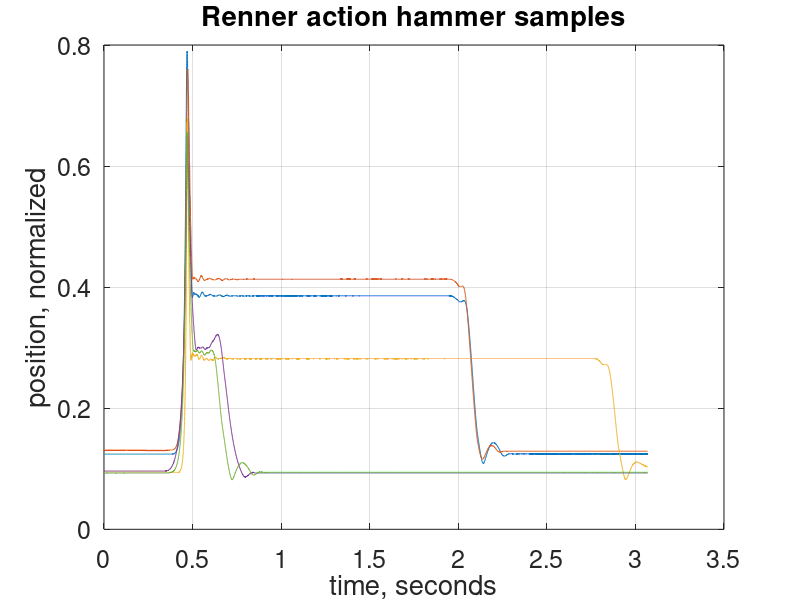
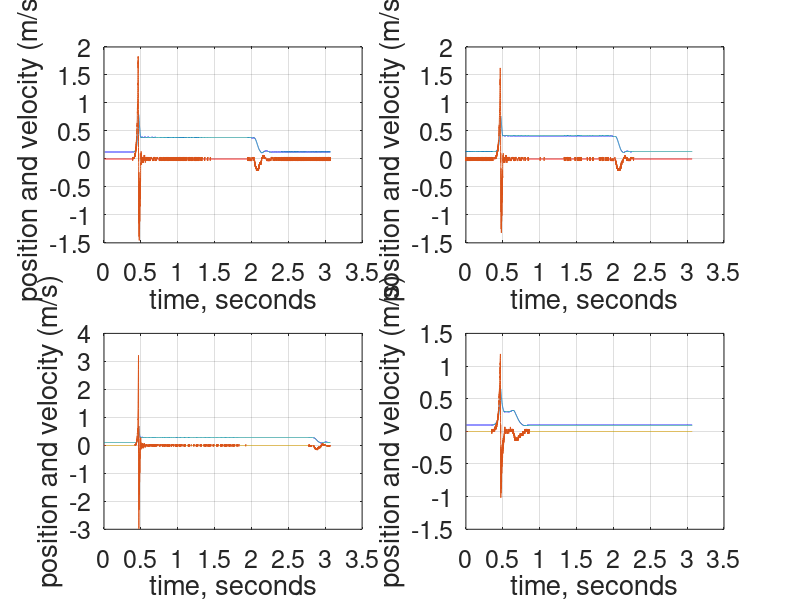

Source code (MATLAB) for these figures, in order:
% gcz 2023

% See README.md in this directory for data details.

% The following file demonstrates analysis of 
% position and velocity.

clear;

load samples.txt;
len = size(samples)(1);

sample_rate = 8000;
time = [0:len-1]/sample_rate;

% Digital filter approximating a derivative to compute velocity.
% The filter is [1 -1] convolved with a boxcar filter.
% The boxcar is to remove some noise.
M = 10;
b = [1 zeros(1,M) -1];
D = round(length(b)/2);  % Filter delay in units of samples.

% The shank at the sensor location moves approximately
% 5/16 of an inch when traveling the normalized distance
% (0 to 1 on vertical axis).
% Sensor location velocity:
% (5/16 inch * .0254 inches/meter) = the distance covered in meters.
%
% The hammer head moves approximately 2 inches.
% Hammer location velocity:
% (2 inches * .0254 inches/meter) = the distance covered in meters.
%
% Velocity can be sanity checked by dx/dt with a ruler on the plots.
%
dx = filter(b,[1],samples) * 2 * 0.0254 * sample_rate / (M+2);
% Remove the filter initialization transient.
dx(1:length(b),:) = zeros(length(b),size(dx)(2));

% Plot the hammer positions with respect to time.
figure(1);
plot(time,samples);
title('Renner action hammer samples');
xlabel('time, seconds');
ylabel('position, normalized');
set(gca,"fontsize",18);
grid;

% Plot the hammer position and an approximation of the velocity
% with respect to time.  Use the delay value (D) to shift the
% velocity curves in time. This removes the filter delay and
% enables comparing hammer position with associated velocity.
%
% The point where hammer  flies off jack toward string is
% when the velocity peaks and starts to decrease. When the
% hammer hits the string the velocity is zero.
%
figure(2);
subplot(2,2,1);
plot(time,samples(:,1),time(1:end-D),dx(D+1:end,1));
xlabel('time, seconds');
ylabel('position and velocity (m/s)');
set(gca,"fontsize",18);
grid;
subplot(2,2,2);
plot(time,samples(:,2),time(1:end-D),dx(D+1:end,2));
xlabel('time, seconds');
ylabel('position and velocity (m/s)');
set(gca,"fontsize",18);
grid;
subplot(2,2,3);
plot(time,samples(:,3),time(1:end-D),dx(D+1:end,3));
xlabel('time, seconds');
ylabel('position and velocity (m/s)');
set(gca,"fontsize",18);
grid;
subplot(2,2,4);
plot(time,samples(:,4),time(1:end-D),dx(D+1:end,4));
xlabel('time, seconds');
ylabel('position and velocity (m/s)');
set(gca,"fontsize",18);
grid;